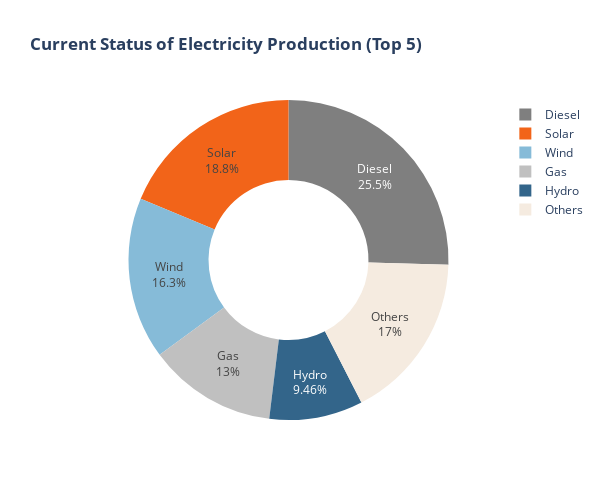

Here is the notebook cell this chart was saved with:
### Code cell
# Primary Fuel Trend
# Current Status of electricity production (Top 5)
fuel_ngr = nger_geocoded.groupby('primaryfuel').size().reset_index(name = 'count').sort_values(by = 'count', ascending = False)

top5 = fuel_ngr.nlargest(5, 'count')
others = pd.DataFrame([{'primaryfuel': 'Others', 'count': fuel_ngr['count'].sum() - top5['count'].sum()}])

fuel_ngr = pd.concat([top5, others], ignore_index = True)

# Set the colors
fuel_colors = {
    'Diesel': '#7f7f7f', # Dark Grey
    'Solar': '#f26419', # Red
    'Wind': '#86bbd8',  # Light Blue
    'Gas': '#c0c0c0', # Light Grey
    'Hydro': '#33658a', # Dark Blue
    'Others': '#f5ebe0' # Light Brown
}

# Draw the pie chart
fig = px.pie(fuel_ngr,
            names = 'primaryfuel',
            values = 'count',
            title = '<b>Current Status of Electricity Production (Top 5)</b>',
            color = 'primaryfuel',
            color_discrete_map = fuel_colors,
            hole = 0.5)

fig.update_traces(textinfo = 'percent+label',
                  sort = False, # Keep the order of the original data
                  rotation = 0)

fig.update_layout(width = 600, height = 500)

fig.show()

### Figure 1 — Plotly figure (JSON) as saved in the notebook; plotly's stock layout.template omitted (floating-point values rounded to 4 significant figures)
{"data": [{"customdata": [["Diesel"], ["Solar"], ["Wind"], ["Gas"], ["Hydro"], ["Others"]], "domain": {"x": [0, 1], "y": [0, 1]}, "hole": 0.5, "hovertemplate": "primaryfuel=%{customdata[0]}<br>count=%{value}<extra></extra>", "labels": ["Diesel", "Solar", "Wind", "Gas", "Hydro", "Others"], "legendgroup": "", "marker": {"colors": ["#7f7f7f", "#f26419", "#86bbd8", "#c0c0c0", "#33658a", "#f5ebe0"]}, "name": "", "rotation": 0, "showlegend": true, "sort": false, "textinfo": "percent+label", "type": "pie", "values": [159, 117, 102, 81, 59, 106]}], "layout": {"height": 500, "legend": {"tracegroupgap": 0}, "title": {"text": "<b>Current Status of Electricity Production (Top 5)</b>"}, "width": 600}}
